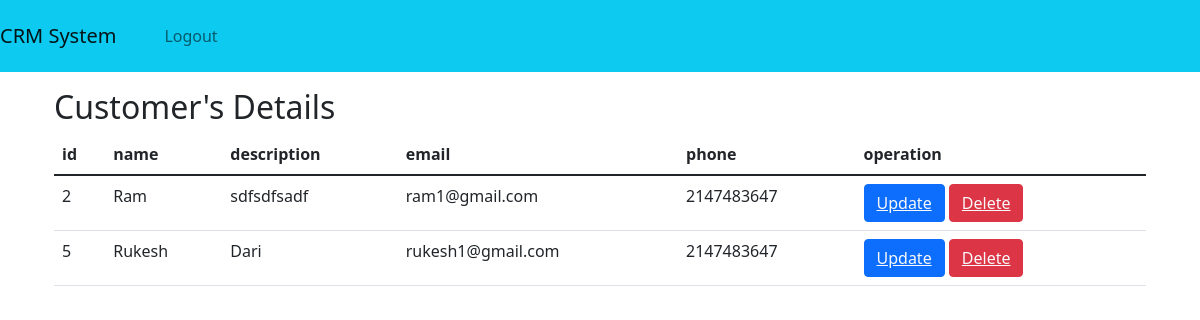
Screenshot of /customer/cdis.php (signed in) with the database file from the repository.
### tables this page shows
CREATE TABLE `customers` (
  `id` int(11) NOT NULL,
  `name` varchar(200) NOT NULL,
  `description` text DEFAULT NULL,
  `email` varchar(200) NOT NULL,
  `phone` int(11) NOT NULL,
  `created_at` timestamp NOT NULL DEFAULT current_timestamp() ON UPDATE current_timestamp()
);

### customer/cdis.php (the view, shortened to what this page needs)
<!DOCTYPE html>
<html lang="en">
<head>
  <link href="https://cdn.jsdelivr.net/npm/bootstrap@5.3.0/dist/css/bootstrap.min.css" rel="stylesheet">
  <link href="https://cdn.jsdelivr.net/npm/bootstrap@5.1.3/dist/css/bootstrap.min.css" rel="stylesheet">
</head>
<body>
     <nav class="navbar navbar-expand-lg navbar-light bg-info">
     <a class="navbar-brand" href="indexa.php">CRM System</a>
  <div class="container-fluid">
  <nav class="navbar navbar-expand-lg">
    <ul class="navbar-nav">
        <li class="nav-item">
            <a href="logout.php" class="nav-link">Logout</a>
        </li>
    </ul>
  </div>
</nav>
<div class="container mt-3">
  <h2>Customer's Details</h2>
  <table class="table">
    <thead>
      <tr>
        <th>id</th>
        <th>name</th>
        <th>description</th>
        <th>email</th>
        <th>phone</th>
        <th colspan="2">operation</th>
      </tr>
    </thead>
    <tbody>
     <?php
    $sql = "select * from customers";
    $result = mysqli_query($con,$sql);
    if($result){
        while($row=mysqli_fetch_assoc($result)){
            $id=$row['id'];
            $name=$row['name'];
            $description=$row['description'];
            $email=$row['email'];
            $phone= $row['phone'];
            echo '<tr>
            <td>'.$id.'</td>
            <td>'.$name.'</td>
            <td>'.$description.'</td>
            <td>'.$email.'</td>
            <td>'.$phone.'</td>
            <td>
            <button class="btn btn-primary" width=10px><a href="customerup.php?customerupid='.$id.'" class="text-light">Update</a></button>
            <button  class="btn btn-danger"  width=10px><a href="cusdelete.php?cusdeleteid='.$id.'" class="text-light">Delete</a></button>
            </td>
            </tr>';
        }
    }
?>
    </tbody>
  </table>
</div>
</body>
</html>

### rows the page displays
customers: id "2", name "Ram", description "sdfsdfsadf", email "ram1@gmail.com", phone "2147483647"
customers: id "5", name "Rukesh", description "Dari", email "rukesh1@gmail.com", phone "2147483647"
